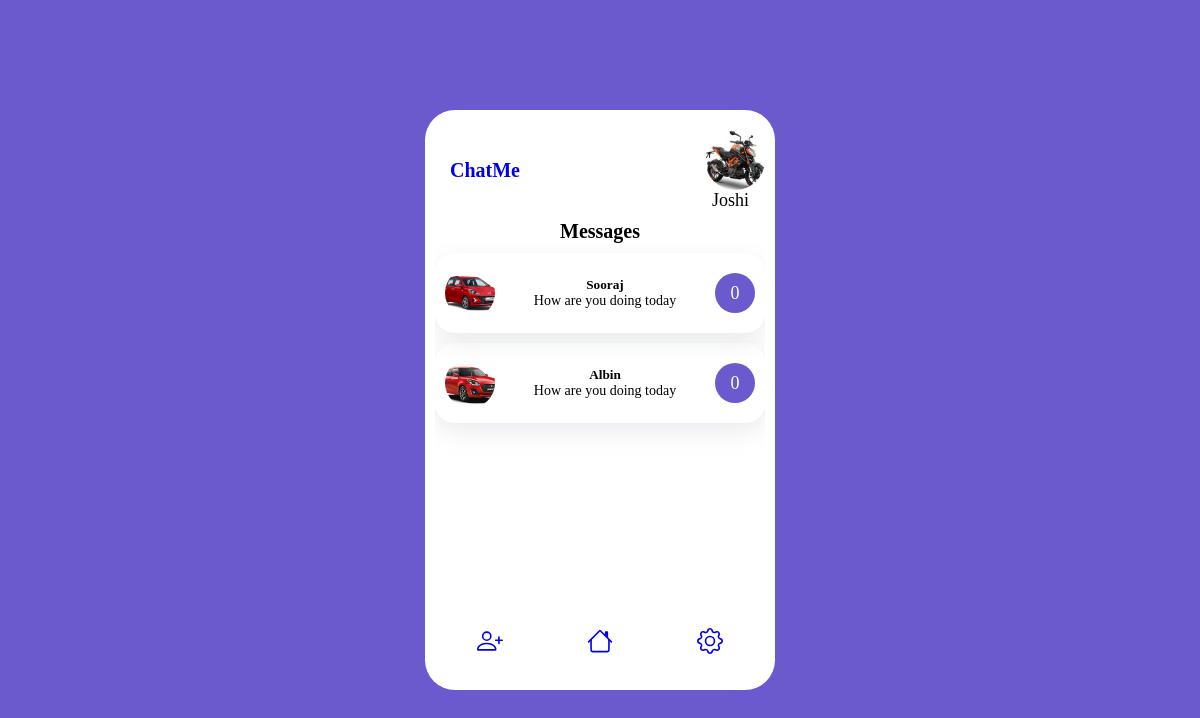
Screenshot of / (signed in) with the database file from the repository.
### User/models.py (models this page shows, shortened)
class Profile(models.Model):
    user = models.ForeignKey(User,on_delete=models.CASCADE)
    profile_pic = models.ImageField(upload_to='profile_pic',null=True,default="no-user.png")
    friends = models.ManyToManyField("Friend",related_name="friend_profile")
    def __str__(self):
        return f'{self.user.username}'

class Friend(models.Model):
    profile = models.ForeignKey(Profile,on_delete=models.CASCADE)

### Home/views.py (the view)
# urls.py: path('',views.index,name='index'),
@login_required(login_url='User:login')
def index(request):
    user_profile = Profile.objects.get(user=request.user)
    added_friends = user_profile.friends.all()
    context = {
        "user_profile":user_profile,
        "added_friends":added_friends,
    }
    return render(request,'index.html',context)

### templates/index.html (shortened to what this page needs)
{% extends 'base.html' %}
{% block content %}
<div class="chat-container">
    <div class="main">
      <div class="logo">
        <a href="{% url 'Home:index' %}">ChatMe</a>
      </div>
      <div class="sub-main">
        <div class="main-user">
          {% if user.is_authenticated %}
          <img src="{{user_profile.profile_pic.url}}" alt="profile picture" />
          {% else %}
          <img src="" alt="profile" >
          {% endif %}
        </div>
        <p>{{user_profile.user}}</p>
      </div>
    </div>
    <div class="header">Messages</div>
    <div class="friends-container">
      {% for added_friend in added_friends %}
      <a href="{% url 'Home:chat' added_friend.id %}" style="color:black; text-decoration: none">
      <div class="friends">
        <div class="pic">
          <img src="{{added_friend.profile.profile_pic.url}}" alt="" />
        </div>
        <div class="name">
          <h5>{{added_friend.profile}}</h5>
          <p>How are you doing today</p>
        </div>
        <div class="time_new_msg">
        <div class="msg">0</div>
        </div>
      </div>
  </a>
  {% endfor %}
</div>
    <div class="footer">
      <div>
        <a href="{% url 'Home:friendslist' %}">
        </a>
      </div>
      <div>
        <a href="{% url 'Home:index' %}">
        </a>
      </div>
      <div>
        <a href="{% url 'User:settings' %}">
        </a>
      </div>
    </div>
  </div>
{% endblock content %}

### static/css/style.css (style rules this page uses)
* { padding: 0px; margin: 0px; box-sizing: border-box; font-family: Poppins; }
body { width: 100%; height: 100vh; display: flex; align-items: center; justify-content: center; background-color: slateblue; font-family: Poppins; }
.logo { width: 100px; height: 100px; display: flex; align-items: center; justify-content: center; font-size: 20px; font-weight: bold; color: slateblue; line-height: 20px; }
.main { width: 100%; height: auto; display: flex; align-items: center; justify-content: space-between; }
img { object-fit: cover; height: 100%; width: 100%; border-radius: 50%; }
.chat-container, .chat-container2 { width: 350px; height: 580px; background-color: white; border-radius: 30px; padding: 10px 10px }
.sub-main { width: 200px; display: flex; align-items: flex-end; justify-content: center; flex-direction: column; }
.sub-main p { font-size: 18px; margin-right: 1rem; }
.main-user { width: 60px; height: 60px; float: right; border-radius: 50%; }
.header { width: 100%; height: auto; display: flex; align-items: center; justify-content: center; font-size: 20px; font-weight: bold; }
.friends-container { width: 100%; height: 380px; overflow: auto; }
.friends { width: 100%; height: 80px; box-shadow: rgba(149, 157, 165, 0.2) 0px 8px 24px; border-radius: 20px; display: flex; align-items: center; justify-content: space-between; margin-top: 10px; padding: 0px 10px; }
.pic, .pro-pic { width: 50px; height: 50px; border-radius: 50%; }
.name { flex-grow: 2; display: flex; align-items: center; justify-content: center; flex-direction: column; }
.name p { font-size: 14px; }
.time_new_msg { width: auto; height: 50px; display: flex; align-items: center; justify-content: center; flex-direction: column; }
.msg { width: 40px; height: 40px; background-color: slateblue; border-radius: 50%; text-align: center; color: white; display: flex; align-items: center; justify-content: center; font-size: 18px; }
.footer { width: 100%; height: 40px; display: flex; align-items: center; justify-content: space-around; }
svg { cursor: pointer; }
a { text-decoration: none; }

### rows the page displays
Profile: profile_pic (picture), user "Joshi"
Friend: profile.profile_pic (picture), profile "Sooraj"
Friend: profile.profile_pic (picture), profile "Albin"
